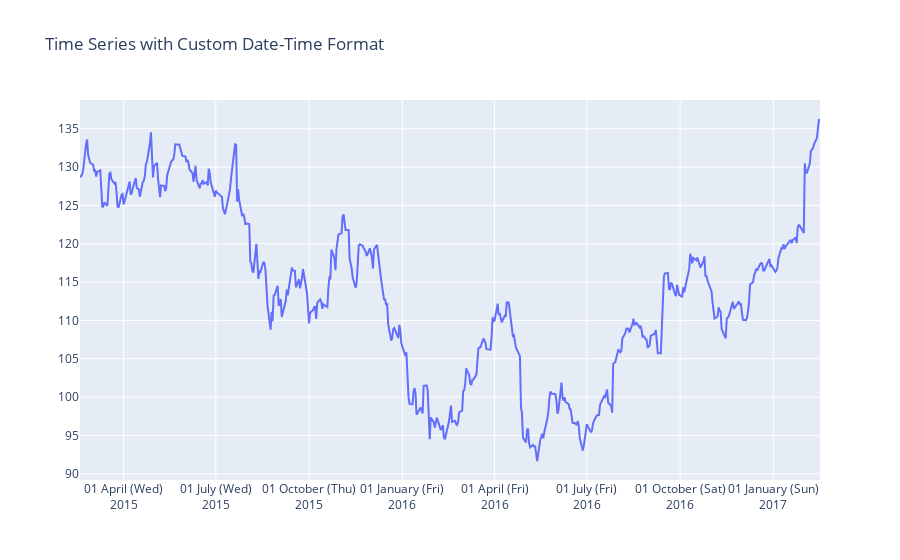

Notebook source saved alongside this figure:
### Code cell
import plotly.graph_objects as go

import pandas as pd

df = pd.read_csv('https://raw.githubusercontent.com/plotly/datasets/master/finance-charts-apple.csv')

fig = go.Figure(go.Scatter(
    x = df['Date'],
    y = df['AAPL.High'],
))

fig.update_layout(
    title = 'Time Series with Custom Date-Time Format',
    xaxis_tickformat = '%d %B (%a)<br>%Y'
)

fig.show()

### Figure 1 — Plotly figure (JSON) as saved in the notebook; plotly's stock layout.template omitted (floating-point values rounded to 4 significant figures; data arrays with more than 128 entries replaced by an {"elided": "..."} marker saying what was removed)
{"data": [{"type": "scatter", "x": {"elided": "506 str values"}, "y": {"elided": "506 float values"}}], "layout": {"title": {"text": "Time Series with Custom Date-Time Format"}, "xaxis": {"tickformat": "%d %B (%a)<br>%Y"}}}
